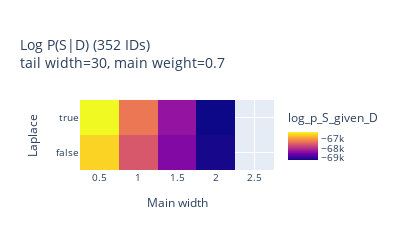

Notebook code for this chart:
### Code cell
# Plot heatmap with main width on x axis, tail width on y axis and log_p_S_given_D as the color, just use the first 3 main weights

tail_width = 30
main_weight = 0.7

fig = make_subplots(1, 1)

fig.add_trace(
    go.Heatmap(z=df_10["log_p_S_given_D"], x=df_10["main width"], y=df_10["laplace"]),
    row=1,
    col=1,
)
fig.update_xaxes(
    type="category",
    row=1,
    col=1,
    title="Main width",
)

fig.update_layout(
    title=f"Log P(S|D) ({len(IDs_10)} IDs)<br>tail width={tail_width}, main weight={main_weight}",
    yaxis_title="Laplace",
    # yaxis_type='log',
    width=400,
    height=250,
    font_size=10,
)
# Recude font size of the subplot titles
for annotation in fig["layout"]["annotations"]:
    annotation["font"] = dict(size=14)
# use the same color scale for all subplots
fig.update_traces(
    zmin=min(df_10.log_p_S_given_D[df_10.log_p_S_given_D != -np.inf]),
    zmax=max(df_10.log_p_S_given_D),
    colorbar=dict(title="log_p_S_given_D"),
)
# X axis and y axis are categorical
fig.update_yaxes(type="category")

fig.show()

### Figure 1 — Plotly figure (JSON) as saved in the notebook; plotly's stock layout.template omitted (floating-point values rounded to 4 significant figures)
{"data": [{"colorbar": {"title": {"text": "log_p_S_given_D"}}, "type": "heatmap", "x": [0.5, 0.5, 1, 1, 1.5, 1.5, 2, 2, 2.5, 2.5], "xaxis": "x", "y": [false, true, false, true, false, true, false, true, false, true], "yaxis": "y", "z": [-66560.0, -66290.0, -67610.0, -67300.0, -68490.0, -68340.0, -69220.0, -69270.0, null, null], "zmax": -66290.0, "zmin": -69270.0}], "layout": {"font": {"size": 10}, "height": 250, "title": {"text": "Log P(S|D) (352 IDs)<br>tail width=30, main weight=0.7"}, "width": 400, "xaxis": {"anchor": "y", "domain": [0, 1], "title": {"text": "Main width"}, "type": "category"}, "yaxis": {"anchor": "x", "domain": [0, 1], "title": {"text": "Laplace"}, "type": "category"}}}
